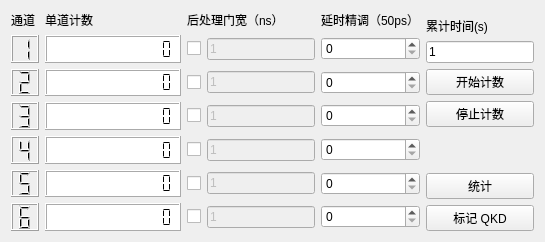
     <widget class="QWidget" name="mainPage">
      <attribute name="title">
       <string>计数</string>
      </attribute>
      <layout class="QGridLayout" name="gridLayout_4">
       <item row="2" column="1">
        <widget class="QLineEdit" name="accumulateTimeText">
         <property name="sizePolicy">
          <sizepolicy hsizetype="Preferred" vsizetype="Fixed">
           <horstretch>0</horstretch>
           <verstretch>0</verstretch>
          </sizepolicy>
         </property>
         <property name="text">
          <string>1</string>
         </property>
        </widget>
       </item>
       <item row="3" column="1">
        <widget class="QPushButton" name="buttonStartCount">
         <property name="sizePolicy">
          <sizepolicy hsizetype="Minimum" vsizetype="Expanding">
           <horstretch>0</horstretch>
           <verstretch>0</verstretch>
          </sizepolicy>
         </property>
         <property name="text">
          <string>开始计数</string>
         </property>
        </widget>
       </item>
       <item row="5" column="1">
        <spacer name="verticalSpacer_5">
         <property name="orientation">
          <enum>Qt::Vertical</enum>
         </property>
         <property name="sizeHint" stdset="0">
          <size>
           <width>20</width>
           <height>40</height>
          </size>
         </property>
        </spacer>
       </item>
       <item row="4" column="1">
        <widget class="QPushButton" name="buttonStopCount">
         <property name="sizePolicy">
          <sizepolicy hsizetype="Minimum" vsizetype="Expanding">
           <horstretch>0</horstretch>
           <verstretch>0</verstretch>
          </sizepolicy>
         </property>
         <property name="text">
          <string>停止计数</string>
         </property>
        </widget>
       </item>
       <item row="6" column="1">
        <widget class="QPushButton" name="buttonStatistics">
         <property name="sizePolicy">
          <sizepolicy hsizetype="Minimum" vsizetype="Expanding">
           <horstretch>0</horstretch>
           <verstretch>0</verstretch>
          </sizepolicy>
         </property>
         <property name="text">
          <string>统计</string>
         </property>
        </widget>
       </item>
       <item row="0" column="0" rowspan="8">
        <layout class="QGridLayout" name="gridLayout_2">
         <item row="6" column="4">
          <widget class="QSpinBox" name="spinBoxCn6">
           <property name="maximum">
            <number>2147483647</number>
           </property>
          </widget>
         </item>
         <item row="3" column="0">
          <widget class="QLCDNumber" name="lcdNumber_3">
           <property name="sizePolicy">
            <sizepolicy hsizetype="Expanding" vsizetype="Expanding">
             <horstretch>0</horstretch>
             <verstretch>0</verstretch>
            </sizepolicy>
           </property>
           <property name="digitCount">
            <number>1</number>
           </property>
           <property name="intValue" stdset="0">
            <number>3</number>
           </property>
          </widget>
         </item>
         <item row="5" column="0">
          <widget class="QLCDNumber" name="lcdNumber_5">
           <property name="sizePolicy">
            <sizepolicy hsizetype="Expanding" vsizetype="Expanding">
             <horstretch>0</horstretch>
             <verstretch>0</verstretch>
            </sizepolicy>
           </property>
           <property name="digitCount">
            <number>1</number>
           </property>
           <property name="intValue" stdset="0">
            <number>5</number>
           </property>
          </widget>
         </item>
         <item row="1" column="3">
          <widget class="QLineEdit" name="textGating1">
           <property name="enabled">
            <bool>false</bool>
           </property>
           <property name="sizePolicy">
            <sizepolicy hsizetype="Minimum" vsizetype="Fixed">
             <horstretch>0</horstretch>
             <verstretch>0</verstretch>
            </sizepolicy>
           </property>
           <property name="maximumSize">
            <size>
             <width>16777215</width>
             <height>16777215</height>
            </size>
           </property>
           <property name="text">
            <string>1</string>
           </property>
          </widget>
         </item>
         <item row="1" column="4">
          <widget class="QSpinBox" name="spinBoxCn1">
           <property name="maximum">
            <number>2147483647</number>
           </property>
           <property name="value">
            <number>0</number>
           </property>
          </widget>
         </item>
         <item row="6" column="1">
          <widget class="QLCDNumber" name="lcdSPC6">
           <property name="sizePolicy">
            <sizepolicy hsizetype="Minimum" vsizetype="Expanding">
             <horstretch>0</horstretch>
             <verstretch>0</verstretch>
            </sizepolicy>
           </property>
           <property name="styleSheet">
            <string notr="true">background-color: rgb(255, 255, 255);</string>
           </property>
           <property name="digitCount">
            <number>13</number>
           </property>
           <property name="segmentStyle">
            <enum>QLCDNumber::Flat</enum>
           </property>
           <property name="intValue" stdset="0">
            <number>0</number>
           </property>
          </widget>
         </item>
         <item row="3" column="1">
          <widget class="QLCDNumber" name="lcdSPC3">
           <property name="sizePolicy">
            <sizepolicy hsizetype="Minimum" vsizetype="Expanding">
             <horstretch>0</horstretch>
             <verstretch>0</verstretch>
            </sizepolicy>
           </property>
           <property name="styleSheet">
            <string notr="true">background-color: rgb(255, 255, 255);</string>
           </property>
           <property name="digitCount">
            <number>13</number>
           </property>
           <property name="segmentStyle">
            <enum>QLCDNumber::Flat</enum>
           </property>
           <property name="intValue" stdset="0">
            <number>0</number>
           </property>
          </widget>
         </item>
         <item row="6" column="0">
          <widget class="QLCDNumber" name="lcdNumber_6">
           <property name="sizePolicy">
            <sizepolicy hsizetype="Expanding" vsizetype="Expanding">
             <horstretch>0</horstretch>
             <verstretch>0</verstretch>
            </sizepolicy>
           </property>
           <property name="digitCount">
            <number>1</number>
           </property>
           <property name="intValue" stdset="0">
            <number>6</number>
           </property>
          </widget>
         </item>
         <item row="4" column="3">
          <widget class="QLineEdit" name="textGating4">
           <property name="enabled">
            <bool>false</bool>
           </property>
           <property name="sizePolicy">
            <sizepolicy hsizetype="Preferred" vsizetype="Fixed">
             <horstretch>0</horstretch>
             <verstretch>0</verstretch>
            </sizepolicy>
           </property>
           <property name="text">
            <string>1</string>
           </property>
          </widget>
         </item>
         <item row="0" column="4">
          <widget class="QLabel" name="label_9">
           <property name="text">
            <string>延时精调（50ps）</string>
           </property>
          </widget>
         </item>
         <item row="4" column="0">
          <widget class="QLCDNumber" name="lcdNumber_4">
           <property name="sizePolicy">
            <sizepolicy hsizetype="Expanding" vsizetype="Expanding">
             <horstretch>0</horstretch>
             <verstretch>0</verstretch>
            </sizepolicy>
           </property>
           <property name="digitCount">
            <number>1</number>
           </property>
           <property name="intValue" stdset="0">
            <number>4</number>
           </property>
          </widget>
         </item>
         <item row="0" column="0">
          <widget class="QLabel" name="label_13">
           <property name="text">
            <string>通道</string>
           </property>
          </widget>
         </item>
         <item row="0" column="1">
          <widget class="QLabel" name="label_12">
           <property name="text">
            <string>单道计数</string>
           </property>
          </widget>
         </item>
         <item row="5" column="4">
          <widget class="QSpinBox" name="spinBoxCn5">
           <property name="maximum">
            <number>2147483647</number>
           </property>
          </widget>
         </item>
         <item row="3" column="4">
          <widget class="QSpinBox" name="spinBoxCn3">
           <property name="maximum">
            <number>2147483647</number>
           </property>
          </widget>
         </item>
         <item row="6" column="3">
          <widget class="QLineEdit" name="textGating6">
           <property name="enabled">
            <bool>false</bool>
           </property>
           <property name="sizePolicy">
            <sizepolicy hsizetype="Preferred" vsizetype="Fixed">
             <horstretch>0</horstretch>
             <verstretch>0</verstretch>
            </sizepolicy>
           </property>
           <property name="text">
            <string>1</string>
           </property>
          </widget>
         </item>
         <item row="2" column="0">
          <widget class="QLCDNumber" name="lcdNumber_2">
           <property name="sizePolicy">
            <sizepolicy hsizetype="Expanding" vsizetype="Expanding">
             <horstretch>0</horstretch>
             <verstretch>0</verstretch>
            </sizepolicy>
           </property>
           <property name="digitCount">
            <number>1</number>
           </property>
           <property name="intValue" stdset="0">
            <number>2</number>
           </property>
          </widget>
         </item>
         <item row="3" column="3">
          <widget class="QLineEdit" name="textGating3">
           <property name="enabled">
            <bool>false</bool>
           </property>
           <property name="sizePolicy">
            <sizepolicy hsizetype="Preferred" vsizetype="Fixed">
             <horstretch>0</horstretch>
             <verstretch>0</verstretch>
            </sizepolicy>
           </property>
           <property name="text">
            <string>1</string>
           </property>
          </widget>
         </item>
         <item row="1" column="1">
          <widget class="QLCDNumber" name="lcdSPC1">
           <property name="sizePolicy">
            <sizepolicy hsizetype="Minimum" vsizetype="Expanding">
             <horstretch>1</horstretch>
             <verstretch>0</verstretch>
            </sizepolicy>
           </property>
           <property name="styleSheet">
            <string notr="true">background-color: rgb(255, 255, 255);</string>
           </property>
           <property name="digitCount">
            <number>13</number>
           </property>
           <property name="segmentStyle">
            <enum>QLCDNumber::Flat</enum>
           </property>
           <property name="value" stdset="0">
            <double>0.000000000000000</double>
           </property>
           <property name="intValue" stdset="0">
            <number>0</number>
           </property>
          </widget>
         </item>
         <item row="2" column="1">
          <widget class="QLCDNumber" name="lcdSPC2">
           <property name="sizePolicy">
            <sizepolicy hsizetype="Minimum" vsizetype="Expanding">
             <horstretch>0</horstretch>
             <verstretch>0</verstretch>
            </sizepolicy>
           </property>
           <property name="styleSheet">
            <string notr="true">background-color: rgb(255, 255, 255);</string>
           </property>
           <property name="digitCount">
            <number>13</number>
           </property>
           <property name="mode">
            <enum>QLCDNumber::Dec</enum>
           </property>
           <property name="segmentStyle">
            <enum>QLCDNumber::Flat</enum>
           </property>
           <property name="intValue" stdset="0">
            <number>0</number>
           </property>
          </widget>
         </item>
         <item row="4" column="4">
          <widget class="QSpinBox" name="spinBoxCn4">
           <property name="maximum">
            <number>2147483647</number>
           </property>
          </widget>
         </item>
         <item row="4" column="1">
          <widget class="QLCDNumber" name="lcdSPC4">
           <property name="sizePolicy">
            <sizepolicy hsizetype="Minimum" vsizetype="Expanding">
             <horstretch>0</horstretch>
             <verstretch>0</verstretch>
            </sizepolicy>
           </property>
           <property name="styleSheet">
            <string notr="true">background-color: rgb(255, 255, 255);</string>
           </property>
           <property name="digitCount">
            <number>13</number>
           </property>
           <property name="segmentStyle">
            <enum>QLCDNumber::Flat</enum>
           </property>
           <property name="intValue" stdset="0">
            <number>0</number>
           </property>
          </widget>
         </item>
         <item row="1" column="0">
          <widget class="QLCDNumber" name="lcdNumber">
           <property name="sizePolicy">
            <sizepolicy hsizetype="Expanding" vsizetype="Expanding">
             <horstretch>0</horstretch>
             <verstretch>0</verstretch>
            </sizepolicy>
           </property>
           <property name="digitCount">
            <number>1</number>
           </property>
           <property name="intValue" stdset="0">
            <number>1</number>
           </property>
          </widget>
         </item>
         <item row="2" column="4">
          <widget class="QSpinBox" name="spinBoxCn2">
           <property name="maximum">
            <number>2147483647</number>
           </property>
          </widget>
         </item>
         <item row="2" column="3">
          <widget class="QLineEdit" name="textGating2">
           <property name="enabled">
            <bool>false</bool>
           </property>
           <property name="sizePolicy">
            <sizepolicy hsizetype="Preferred" vsizetype="Fixed">
             <horstretch>0</horstretch>
             <verstretch>0</verstretch>
            </sizepolicy>
           </property>
           <property name="text">
            <string>1</string>
           </property>
          </widget>
         </item>
         <item row="5" column="3">
          <widget class="QLineEdit" name="textGating5">
           <property name="enabled">
            <bool>false</bool>
           </property>
           <property name="sizePolicy">
            <sizepolicy hsizetype="Preferred" vsizetype="Fixed">
             <horstretch>0</horstretch>
             <verstretch>0</verstretch>
            </sizepolicy>
           </property>
           <property name="text">
            <string>1</string>
           </property>
          </widget>
         </item>
         <item row="5" column="1">
          <widget class="QLCDNumber" name="lcdSPC5">
           <property name="sizePolicy">
            <sizepolicy hsizetype="Minimum" vsizetype="Expanding">
             <horstretch>0</horstretch>
             <verstretch>0</verstretch>
            </sizepolicy>
           </property>
           <property name="styleSheet">
            <string notr="true">background-color: rgb(255, 255, 255);</string>
           </property>
           <property name="digitCount">
            <number>13</number>
           </property>
           <property name="segmentStyle">
            <enum>QLCDNumber::Flat</enum>
           </property>
           <property name="intValue" stdset="0">
            <number>0</number>
           </property>
          </widget>
         </item>
         <item row="1" column="2">
          <widget class="QCheckBox" name="checkBoxEnableGating1">
           <property name="text">
            <string/>
           </property>
          </widget>
         </item>
         <item row="0" column="2" colspan="2">
          <widget class="QLabel" name="label">
           <property name="text">
            <string>后处理门宽（ns）</string>
           </property>
          </widget>
         </item>
         <item row="2" column="2">
          <widget class="QCheckBox" name="checkBoxEnableGating2">
           <property name="text">
            <string/>
           </property>
          </widget>
         </item>
         <item row="3" column="2">
          <widget class="QCheckBox" name="checkBoxEnableGating3">
           <property name="text">
            <string/>
           </property>
          </widget>
         </item>
         <item row="4" column="2">
          <widget class="QCheckBox" name="checkBoxEnableGating4">
           <property name="text">
            <string/>
           </property>
          </widget>
         </item>
         <item row="5" column="2">
          <widget class="QCheckBox" name="checkBoxEnableGating5">
           <property name="text">
            <string/>
           </property>
          </widget>
         </item>
         <item row="6" column="2">
          <widget class="QCheckBox" name="checkBoxEnableGating6">
           <property name="text">
            <string/>
           </property>
          </widget>
         </item>
        </layout>
       </item>
       <item row="1" column="1">
        <widget class="QLabel" name="label_10">
         <property name="text">
          <string>累计时间(s)</string>
         </property>
        </widget>
       </item>
       <item row="7" column="1">
        <widget class="QPushButton" name="buttonQkd">
         <property name="sizePolicy">
          <sizepolicy hsizetype="Minimum" vsizetype="Expanding">
           <horstretch>0</horstretch>
           <verstretch>0</verstretch>
          </sizepolicy>
         </property>
         <property name="text">
          <string>标记 QKD</string>
         </property>
        </widget>
       </item>
      </layout>
     </widget>
